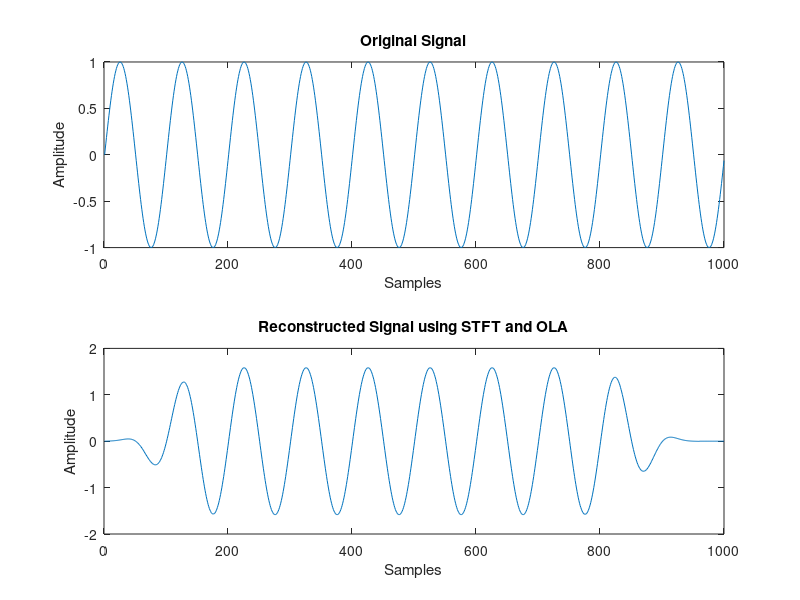
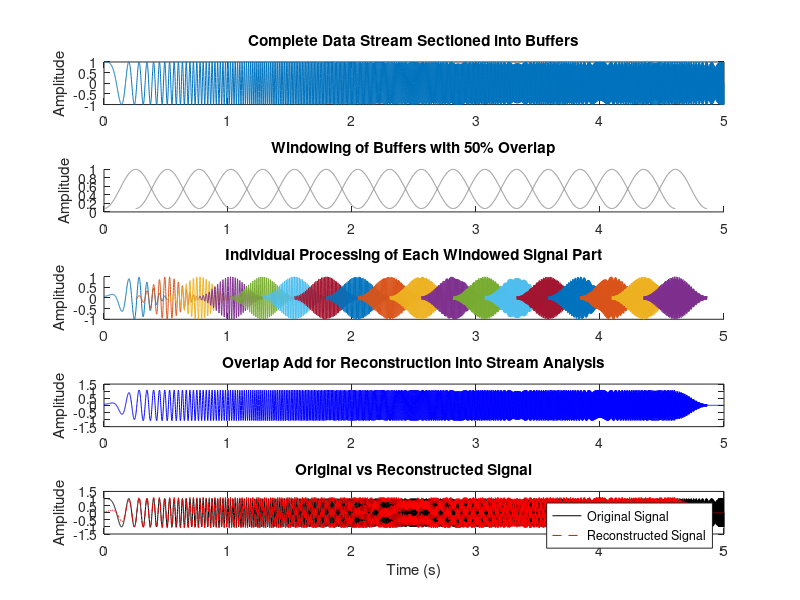

The MATLAB script that drew these images, in order:
close all; clear all; clc;

% Parameters
x = sin(2*pi*0.01*(0:999))'; % Example signal: a sine wave
M = 256; % Window size
% R = M/2; % 50% Overlap
R = M/4; % 75% Overlap
w = hamming(M); % Analysis window

% STFT Analysis
num_frames = floor((length(x) - M) / R) + 1;
X = zeros(M, num_frames);
for k = 0:num_frames-1
    x_seg = x(k*R + (1:M)); % Extract frame
    x_seg_windowed = x_seg .* w; % Apply window
    X(:,k+1) = fft(x_seg_windowed); % FFT
end

%% ISTFT and Overlap-Add Reconstruction
x_reconstructed = zeros(length(x), 1); % Initialize
w_synthesis = w; % Synthesis window (same as analysis)
for k = 0:num_frames-1
    x_ifft = ifft(X(:,k+1)); % Inverse FFT
    x_overlap = real(x_ifft) .* w_synthesis; % Apply window
    x_reconstructed(k*R + (1:M)) = x_reconstructed(k*R + (1:M)) + x_overlap;
end

% Plot results
figure;
subplot(2,1,1);
plot(x);
title('Original Signal');
xlabel('Samples');
ylabel('Amplitude');

subplot(2,1,2);
plot(x_reconstructed);
title('Reconstructed Signal using STFT and OLA');
xlabel('Samples');
ylabel('Amplitude');

%% Constant-overlap-add (COLA) constraint deconstruction
% Parameters
fs = 1000;               % Sampling frequency
t = 0:1/fs:5-1/fs;       % Time vector for 5 seconds
x = chirp(t,0,5,250);    % Test signal: Chirp signal from 0 Hz to 250 Hz

M = 512;                 % Window size
overlap = 50;            % Overlap percentage (50% in this case)
R = M * (1 - overlap/100); % Hop size

w = hamming(M);          % Window: Hamming
num_frames = floor((length(x) - M) / R) + 1;

%% Plotting setup
figure;

% Plot 1: Original Signal Sectioned into Buffers
subplot(5,1,1);
plot(t, x);
title('Complete Data Stream Sectioned into Buffers');
ylabel('Amplitude');
xlim([0, 5]);

% Plot 2: Windowed Buffers with Overlap
subplot(5,1,2);
buffered = zeros(M, num_frames);
for k = 0:num_frames-1
    idx = k*R + (1:M);
    buffered(:,k+1) = x(idx)' .* w; % Apply window
    hold on;
    plot(t(idx), w, 'Color', [0.5, 0.5, 0.5]); % Show windows
end
title('Windowing of Buffers with 50% Overlap');
ylabel('Amplitude');
ylim([0 1]);
xlim([0, 5]);

% Step 1: FFT, Process, and IFFT
processed_buffers = zeros(M, num_frames);
for k = 0:num_frames-1
    Xk = fft(buffered(:,k+1));   % Step 1: FFT
    Yk = Xk;                     % Step 2: Example signal manipulation (Identity)
    processed_buffers(:,k+1) = real(ifft(Yk)); % Step 3: IFFT
end

% Plot 3: Processed Buffers in Frequency Domain
subplot(5,1,3);
for k = 1:num_frames
    hold on;
    plot(t((k-1)*R + (1:M)), processed_buffers(:,k)); % Processed segments
end
title('Individual Processing of Each Windowed Signal Part');
ylabel('Amplitude');
xlim([0, 5]);

% Step 4: Overlap-Add Reconstruction
x_reconstructed = zeros(length(x), 1);
for k = 0:num_frames-1
    idx = k*R + (1:M);
    x_reconstructed(idx) = x_reconstructed(idx) + processed_buffers(:,k+1);
end

% Plot 4: Reconstructed Signal with Overlap-Add
subplot(5,1,4);
plot(t, x_reconstructed, 'b');
title('Overlap Add for Reconstruction into Stream Analysis');
ylabel('Amplitude');
xlim([0, 5]);

% Plot 5: Original vs Reconstructed Signal
subplot(5,1,5);
plot(t, x, 'k', t, x_reconstructed, 'r--');
legend('Original Signal', 'Reconstructed Signal');
title('Original vs Reconstructed Signal');
xlabel('Time (s)');
ylabel('Amplitude');
xlim([0, 5]);
